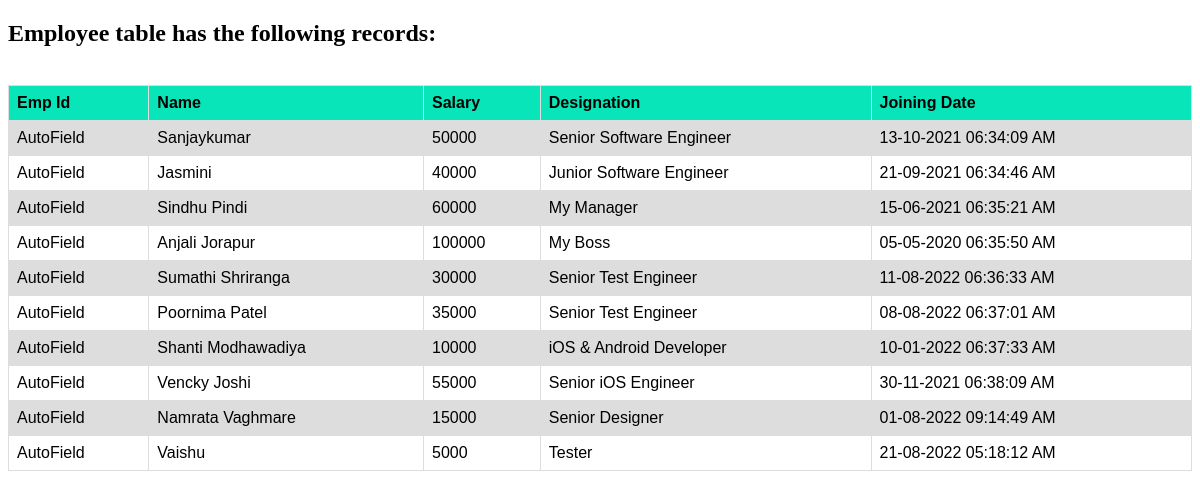
The page /database on the database its author committed.
### mysite/models.py (models this page shows)
class Employee(models.Model):
    empId = models.AutoField
    empName = models.CharField(max_length=100)
    empSalary = models.IntegerField(default=0)
    empDes = models.CharField(max_length=50)
    empDOJ = models.DateTimeField('Employee Joining Date')
    def __str__(self):
        return self.empName
    def toStrDate(self):
        return self.empDOJ.strftime('%d-%m-%Y %I:%M:%S %p')

### mysite/views.py (the view)
# urls.py: path('database', views.database, name='Database')
def database(request):
    allEmployees = Employee.objects.all()
    params = {'employees': allEmployees}
    print(params)
    return render(request, 'database.html', params)

### templates/database.html (shortened to what this page needs)
<!DOCTYPE html>
<html lang="en">
<head>
</head>
<body>
<h2>Employee table has the following records:</h2><br>
<table>
    <tr>
        <th>Emp Id</th>
        <th>Name</th>
        <th>Salary</th>
        <th>Designation</th>
        <th>Joining Date</th>
    </tr>
    {% for emp in employees %}
        <tr>
            <td>AutoField</td>
            <td>{{ emp.empName }}</td>
            <td>{{ emp.empSalary }}</td>
            <td>{{ emp.empDes }}</td>
            <td>{{ emp.empDOJ|date:"d-m-Y h:i:s A" }}</td>
        </tr>
    {% endfor %}
</table>
</body>
</html>

### templates/database.html (style rules this page uses)
table { font-family: arial, sans-serif; border-collapse: collapse; width: 100%; }
td, th { border: 1px solid #dddddd; text-align: left; padding: 8px; }
th { background-color: #07E5B9; }
tr:nth-child(even) { background-color: #dddddd; }

### rows shown on the page
Employee: empName "Sanjaykumar", empSalary "50000", empDes "Senior Software Engineer", empDOJ "13-10-2021 06:34:09 AM"
Employee: empName "Jasmini", empSalary "40000", empDes "Junior Software Engineer", empDOJ "21-09-2021 06:34:46 AM"
Employee: empName "Sindhu Pindi", empSalary "60000", empDes "My Manager", empDOJ "15-06-2021 06:35:21 AM"
Employee: empName "Anjali Jorapur", empSalary "100000", empDes "My Boss", empDOJ "05-05-2020 06:35:50 AM"
Employee: empName "Sumathi Shriranga", empSalary "30000", empDes "Senior Test Engineer", empDOJ "11-08-2022 06:36:33 AM"
Employee: empName "Poornima Patel", empSalary "35000", empDes "Senior Test Engineer", empDOJ "08-08-2022 06:37:01 AM"
Employee: empName "Shanti Modhawadiya", empSalary "10000", empDes "iOS & Android Developer", empDOJ "10-01-2022 06:37:33 AM"
Employee: empName "Vencky Joshi", empSalary "55000", empDes "Senior iOS Engineer", empDOJ "30-11-2021 06:38:09 AM"
Employee: empName "Namrata Vaghmare", empSalary "15000", empDes "Senior Designer", empDOJ "01-08-2022 09:14:49 AM"
Employee: empName "Vaishu", empSalary "5000", empDes "Tester", empDOJ "21-08-2022 05:18:12 AM"
